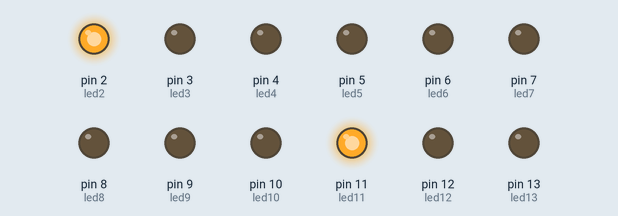
Simulated run of this sketch. Board: Arduino Uno, built with avr-gcc and run on an emulated ATmega328P. Shown: output pins drawn as LEDs (lit = HIGH).

Above: at 0.03 s.
At 0.63 s:
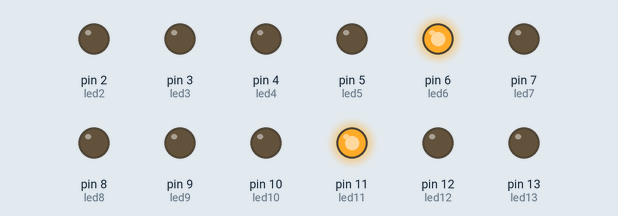
At 1.23 s:
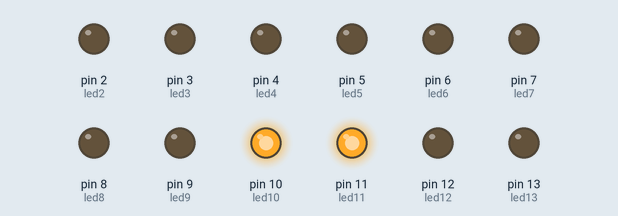
At 2.58 s:
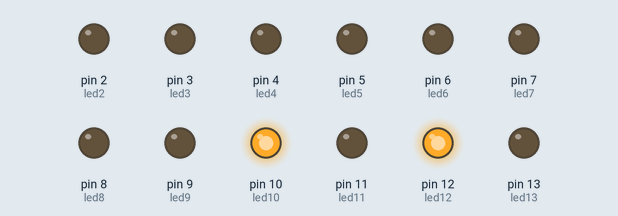
At 3.86 s:
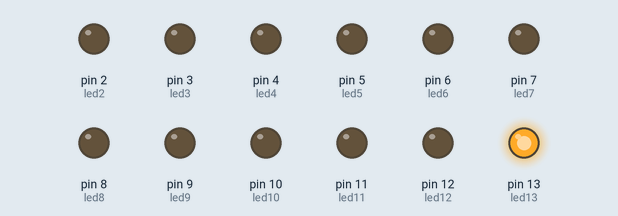
At 5.21 s:
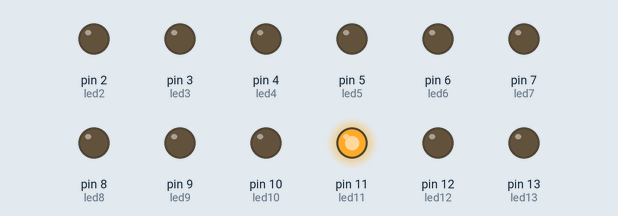
Timing chart, 0 to 5.5 s (numbered marks = the images above):
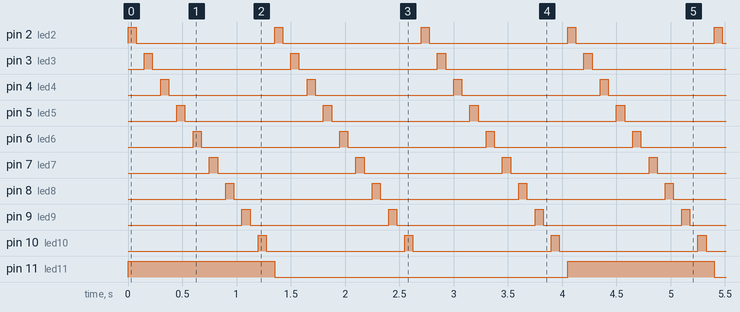

The sketch:

cub_led_un-a-un.ino
```cpp
/**********************************************************************************
**                                                                               **
**                                             **
**                          Cub de leds                                          **
**                                                                               **
**********************************************************************************/
//********** Includes *************************************************************
//********** Variables ************************************************************
const int led2 = 2;          // donar nom al pin 2 de l’Arduino
const int led3 = 3;          // donar nom al pin 3 de l’Arduino
const int led4 = 4;          // donar nom al pin 4 de l’Arduino
const int led5 = 5;          // donar nom al pin 5 de l’Arduino
const int led6 = 6;          // donar nom al pin 6 de l’Arduino
const int led7 = 7;          // donar nom al pin 7 de l’Arduino
const int led8 = 8;          // donar nom al pin 8 de l’Arduino
const int led9 = 9;          // donar nom al pin 9 de l’Arduino
const int led10 = 10;         // donar nom al pin 10 de l’Arduino
const int led11 = 11;         // donar nom al pin 11 de l’Arduino
const int led12 = 12;         // donar nom al pin 12 de l’Arduino
const int led13 = 13;         // donar nom al pin 13 de l’Arduino
int tempo = 75;
//***********************************************************************************


void setup()
{
      pinMode(led2, OUTPUT);
      pinMode(led3, OUTPUT);
      pinMode(led4, OUTPUT);
      pinMode(led5, OUTPUT);
      pinMode(led6, OUTPUT);
      pinMode(led7, OUTPUT);
      pinMode(led8, OUTPUT);
      pinMode(led9, OUTPUT);
      pinMode(led10, OUTPUT);
      pinMode(led11, OUTPUT);
      pinMode(led12, OUTPUT);
      pinMode(led13, OUTPUT);
      }
 void loop()
 {
      digitalWrite(led11,HIGH);
      digitalWrite(led2,HIGH);

      delay(tempo);

      digitalWrite(led2,LOW);

      delay(tempo);

      digitalWrite(led3,HIGH);

      delay(tempo);

      digitalWrite(led3,LOW);

      delay(tempo);

      digitalWrite(led4,HIGH);

      delay(tempo);

      digitalWrite(led4,LOW);

      delay(tempo);

      digitalWrite(led5,HIGH);

      delay(tempo);

      digitalWrite(led5,LOW);

      delay(tempo);

      digitalWrite(led6,HIGH);

      delay(tempo);

      digitalWrite(led6,LOW);

      delay(tempo);

      digitalWrite(led7,HIGH);

      delay(tempo);

      digitalWrite(led7,LOW);

      delay(tempo);

      digitalWrite(led8,HIGH);

      delay(tempo);

      digitalWrite(led8,LOW);

      delay(tempo);

      digitalWrite(led9,HIGH);

      delay(tempo);

      digitalWrite(led9,LOW);

      delay(tempo);

      digitalWrite(led10,HIGH);

      delay(tempo);

      digitalWrite(led10,LOW);

      delay(tempo);

      digitalWrite(led11,LOW);

      digitalWrite(led12,HIGH);

      digitalWrite(led2,HIGH);

      delay(tempo);

      digitalWrite(led2,LOW);

      delay(tempo);

      digitalWrite(led3,HIGH);

      delay(tempo);

      digitalWrite(led3,LOW);

      delay(tempo);

      digitalWrite(led4,HIGH);

      delay(tempo);

      digitalWrite(led4,LOW);

      delay(tempo);

      digitalWrite(led5,HIGH);

      delay(tempo);

      digitalWrite(led5,LOW);

      delay(tempo);

      digitalWrite(led6,HIGH);

      delay(tempo);

      digitalWrite(led6,LOW);

      delay(tempo);

      digitalWrite(led7,HIGH);

      delay(tempo);

      digitalWrite(led7,LOW);

      delay(tempo);

      digitalWrite(led8,HIGH);

      delay(tempo);

      digitalWrite(led8,LOW);

      delay(tempo);

      digitalWrite(led9,HIGH);

      delay(tempo);

      digitalWrite(led9,LOW);

      delay(tempo);

      digitalWrite(led10,HIGH);

      delay(tempo);

      digitalWrite(led10,LOW);

      delay(tempo);

      digitalWrite(led12,LOW);

      digitalWrite(led13,HIGH);

      digitalWrite(led2,HIGH);

      delay(tempo);

      digitalWrite(led2,LOW);

      delay(tempo);

      digitalWrite(led3,HIGH);

      delay(tempo);

      digitalWrite(led3,LOW);

      delay(tempo);

      digitalWrite(led4,HIGH);

      delay(tempo);

      digitalWrite(led4,LOW);

      delay(tempo);

      digitalWrite(led5,HIGH);

      delay(tempo);

      digitalWrite(led5,LOW);

      delay(tempo);

      digitalWrite(led6,HIGH);

      delay(tempo);

      digitalWrite(led6,LOW);

      delay(tempo);

      digitalWrite(led7,HIGH);

      delay(tempo);

      digitalWrite(led7,LOW);

      delay(tempo);

      digitalWrite(led8,HIGH);

      delay(tempo);

      digitalWrite(led8,LOW);

      delay(tempo);

      digitalWrite(led9,HIGH);

      delay(tempo);

      digitalWrite(led9,LOW);

      delay(tempo);

      digitalWrite(led10,HIGH);

      delay(tempo);

      digitalWrite(led10,LOW);

      digitalWrite(led13,LOW);

      delay(tempo);
      }
```

Measured:
- by itself, pin 11 (led11), pin 12 (led12): alternates HIGH for 1.4 s and LOW for 2.7 s
- by itself, pin 13 (led13): alternates HIGH for 1.3 s and LOW for 2.8 s
- by itself, pin 2 (led2), pin 3 (led3), pin 4 (led4), pin 5 (led5), pin 6 (led6), pin 7 (led7), pin 8 (led8), pin 9 (led9), pin 10 (led10): alternates HIGH for 0.08 s and LOW for 1.3 s
